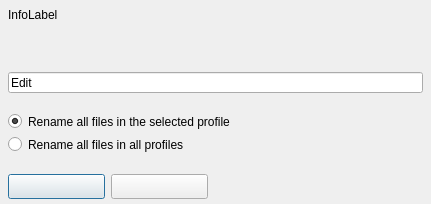
<?xml version="1.0" encoding="UTF-8"?>
<ui version="4.0">
  <class>RenameAllScreenshotsForm</class>
  <widget class="QDialog" name="RenameAllScreenshotsForm">
    <property name="geometry"><rect><x>0</x><y>0</y><width>431</width><height>204</height></rect></property>
    <property name="windowTitle"><string>RenameAllScreenshotsForm</string></property>
    <property name="vclBorderStyle" stdset="0"><string notr="true">bsDialog</string></property>
    <property name="vclPosition" stdset="0"><string notr="true">poOwnerFormCenter</string></property>
    <property name="vclDesignWidth" stdset="0"><number>431</number></property>
    <property name="vclDesignHeight" stdset="0"><number>204</number></property>
    <widget class="QLabel" name="InfoLabel">
      <property name="geometry"><rect><x>8</x><y>8</y><width>415</width><height>49</height></rect></property>
      <property name="text"><string>InfoLabel</string></property>
      <property name="textFormat"><enum>Qt::PlainText</enum></property>
      <property name="wordWrap"><bool>true</bool></property>
      <property name="alignment"><set>Qt::AlignLeft|Qt::AlignTop</set></property>
    </widget>
    <widget class="QLineEdit" name="Edit">
      <property name="geometry"><rect><x>8</x><y>72</y><width>415</width><height>21</height></rect></property>
      <property name="text"><string>Edit</string></property>
    </widget>
    <widget class="QPushButton" name="OKButton">
      <property name="geometry"><rect><x>8</x><y>174</y><width>97</width><height>25</height></rect></property>
      <property name="text"><string></string></property>
      <property name="autoDefault"><bool>false</bool></property>
      <property name="vclKind" stdset="0"><string notr="true">bkOK</string></property>
      <property name="default"><bool>true</bool></property>
      <property name="vclModalResult" stdset="0"><string notr="true">mrOk</string></property>
      <property name="vclOnClick" stdset="0"><string notr="true">OKButtonClick</string></property>
    </widget>
    <widget class="QPushButton" name="CancelButton">
      <property name="geometry"><rect><x>111</x><y>174</y><width>97</width><height>25</height></rect></property>
      <property name="text"><string></string></property>
      <property name="autoDefault"><bool>false</bool></property>
      <property name="vclKind" stdset="0"><string notr="true">bkCancel</string></property>
      <property name="vclCancel" stdset="0"><bool>true</bool></property>
      <property name="vclModalResult" stdset="0"><string notr="true">mrCancel</string></property>
    </widget>
    <widget class="QRadioButton" name="ThisProfileRadioButton">
      <property name="geometry"><rect><x>8</x><y>113</y><width>415</width><height>17</height></rect></property>
      <property name="text"><string>Rename all files in the selected profile</string></property>
      <property name="checked"><bool>true</bool></property>
    </widget>
    <widget class="QRadioButton" name="AllProfilesRadioButton">
      <property name="geometry"><rect><x>8</x><y>136</y><width>415</width><height>17</height></rect></property>
      <property name="text"><string>Rename all files in all profiles</string></property>
    </widget>
  </widget>
  <tabstops>
    <tabstop>Edit</tabstop>
    <tabstop>ThisProfileRadioButton</tabstop>
    <tabstop>AllProfilesRadioButton</tabstop>
    <tabstop>OKButton</tabstop>
    <tabstop>CancelButton</tabstop>
  </tabstops>
  <resources><include location="../../resources/dfend.qrc"/></resources>
  <connections/>
</ui>
